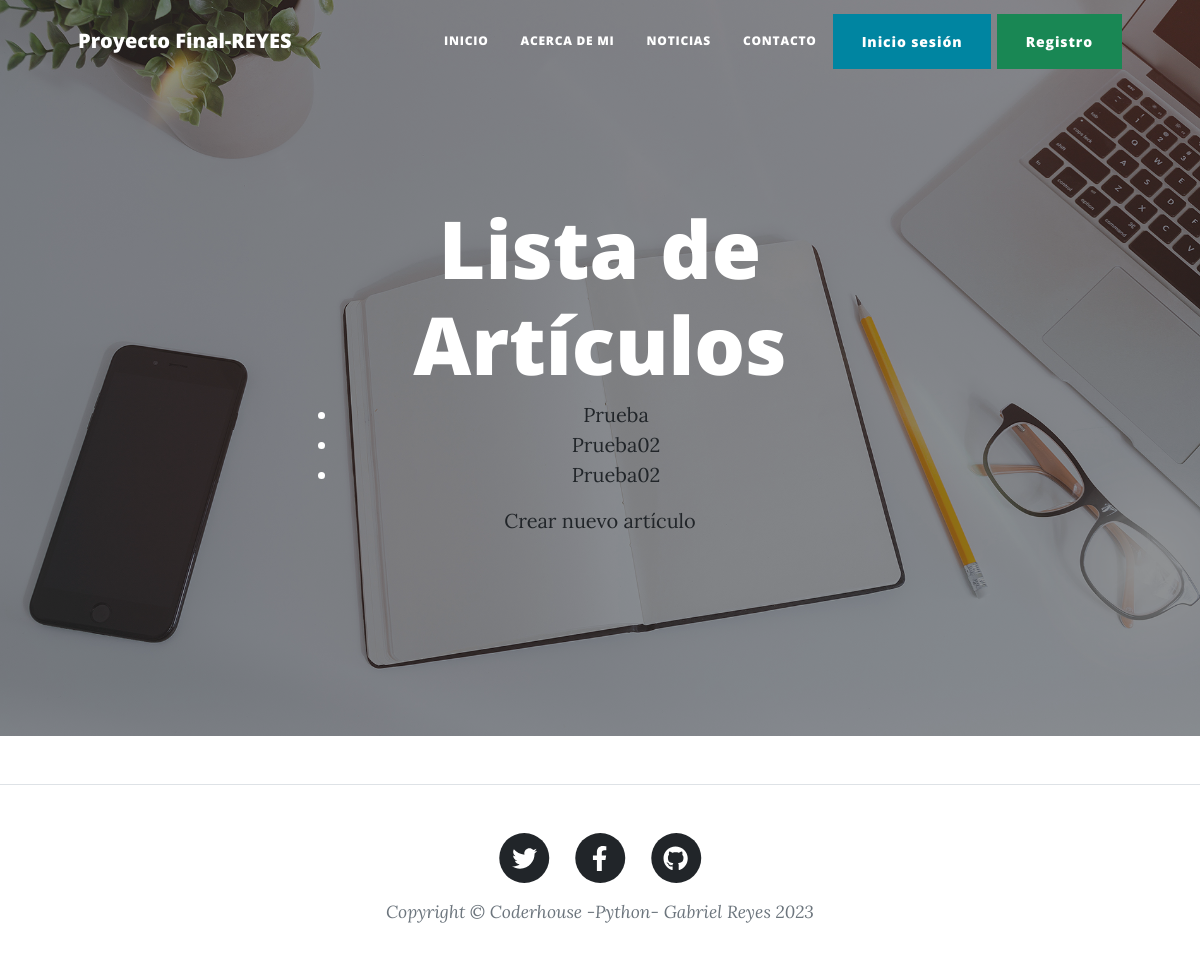
/blog/noticias, run on an earlier commit of the app's database.
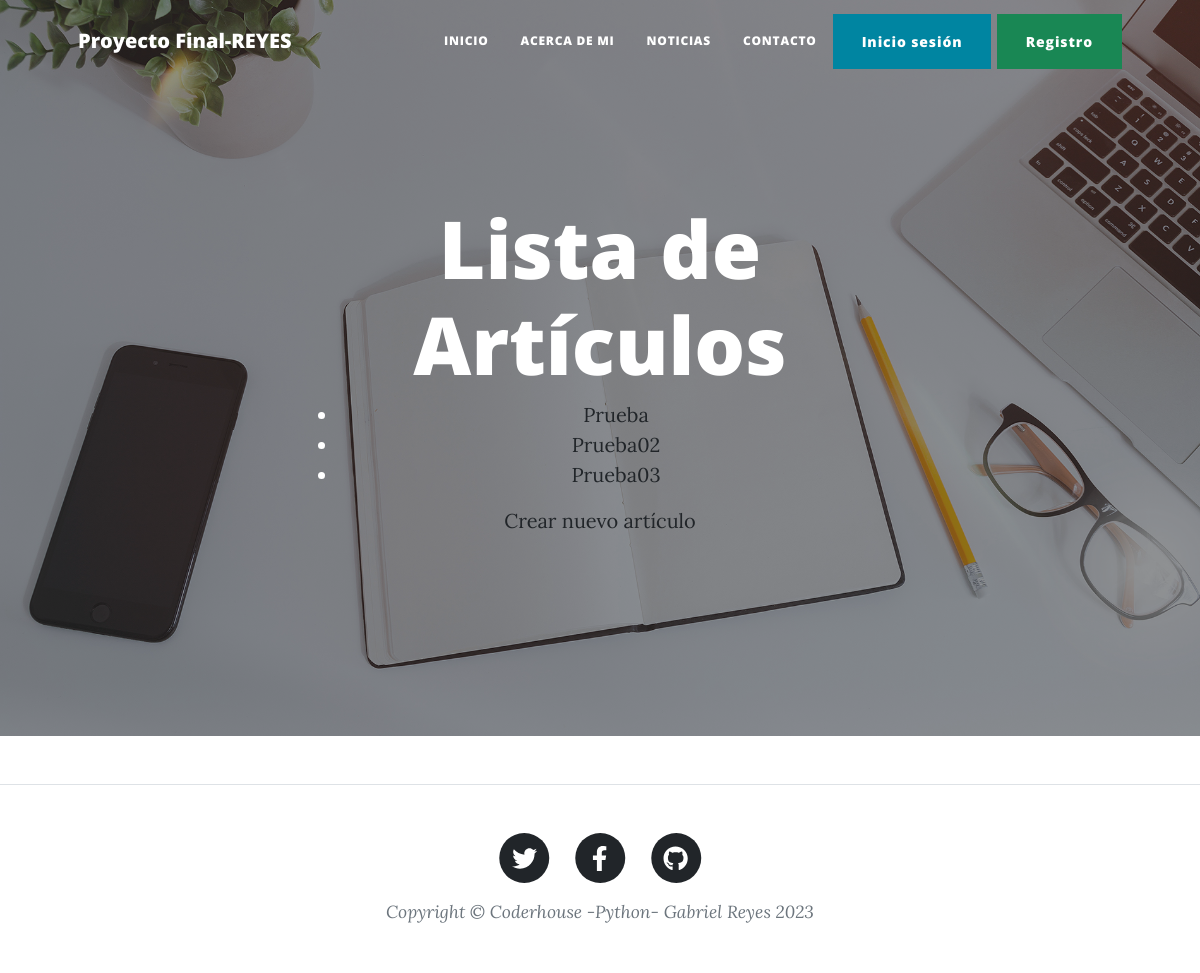
And on a later commit of the database.
### app_blog/models.py (models this page shows, shortened)
class Articulo(models.Model):
    titulo = models.CharField(max_length=200)
    subtitulo = models.CharField(max_length=200)
    contenido = models.TextField(blank=True)
    fecha_publicado = models.DateTimeField(auto_now_add=True)
    autor = models.ForeignKey(User, on_delete=models.CASCADE, related_name='articulos_creados', null=True)
    imagen = models.ImageField(upload_to='images_blog/', null=True, blank=True) # imagen

### app_blog/views.py (the view)
# urls.py: path('noticias', ArticuloListView.as_view(), name='articulo_lista'),
class ArticuloListView(ListView):
    model = Articulo
    template_name = 'articulo_lista.html'
    context_object_name = 'articulos'

### app_blog/templates/app_blog/articulo_list.html (shortened to what this page needs)
{% extends "base.html" %}
{% block titulo-página %}
<h1>Lista de Artículos</h1>
    <ul>
        {% for articulo in articulos %}
            <li><a href="{% url 'articulo_detail' articulo.pk %}">{{ articulo.titulo }}</a></li>
        {% endfor %}
    </ul>
    <a href="{% url 'articulo_crear' %}">Crear nuevo artículo</a>
{% endblock titulo-página %}

### templates_base/base.html (shortened to what this page needs)
{% load static %}
<!DOCTYPE html>
<html lang="es">
    <head>
        <link href="{% static 'css/styles.css' %}" rel="stylesheet" />
    </head>
    <body>
        <nav class="navbar navbar-expand-lg navbar-light" id="mainNav">
            <div class="container px-4 px-lg-5">
                <a class="navbar-brand" href="{% url 'inicio' %}">Proyecto Final-REYES</a>
                <div class="collapse navbar-collapse" id="navbarResponsive">
                    <ul class="navbar-nav ms-auto py-4 py-lg-0">
                        <li class="nav-item"><a class="nav-link px-lg-3 py-3 py-lg-4" href="{% url 'inicio' %}">Inicio</a></li>
                        <li class="nav-item"><a class="nav-link px-lg-3 py-3 py-lg-4" href="#!">Acerca de mi</a></li>
                        <li class="nav-item"><a class="nav-link px-lg-3 py-3 py-lg-4" href="{% url 'articulo_lista' %}">Noticias</a></li>
                        <li class="nav-item"><a class="nav-link px-lg-3 py-3 py-lg-4" href="{% url 'contactar' %}">Contacto</a></li>
                    </ul>
                    <div>
                        {% if user.is_authenticated %}
                        <div class="dropdown">
                            <button class="btn btn-secondary dropdown-toggle" type="button" id="dropdownMenuButton1" data-bs-toggle="dropdown" aria-expanded="false">
                                <div style="display: inline-flex;">
                                    <span>{{ user.username }}</span>
                                </div>
                            </button>
                            <ul class="dropdown-menu" aria-labelledby="dropdownMenuButton1">
                                <li>
                                    <a class="dropdown-item" href="{% url 'editar_perfil' %}">Editar mis datos</a>
                                </li>
                                <li>
                                    <a class="dropdown-item" href="{% url 'agregar_avatar' %}">Agregar avatar</a>
                                </li>
                                <li>
                                    <a class="dropdown-item" href="{% url 'logout' %}"><strong>Cerrar Sesión</strong></a>
                                </li>
                            </ul>
                        </div>
                        {% else %}
                        <a class="btn btn-primary" href="{% url 'login' %}">Inicio sesión</a>
                        <a class="btn btn-success" href="{% url 'registro' %}">Registro</a>
                        {% endif %}
                    </div>
                </div>
            </div>
        </nav>
        <header class="masthead" style="background-image: url('/static/assets/img/home-bg.jpg')">
            <div class="container position-relative px-4 px-lg-5">
                <div class="row gx-4 gx-lg-5 justify-content-center">
                    <div class="col-md-10 col-lg-8 col-xl-7">
                        <div class="site-heading">
                            {% block titulo-página %}{% endblock titulo-página %}
                        </div>
                    </div>
                </div>
            </div>
        </header>
        <footer class="border-top">
            <div class="container px-4 px-lg-5">
                <div class="row gx-4 gx-lg-5 justify-content-center">
                    <div class="col-md-10 col-lg-8 col-xl-7">
                        <ul class="list-inline text-center">
                            <li class="list-inline-item">
                                <a href="#!">
                                    <span class="fa-stack fa-lg">
                                        <i class="fas fa-circle fa-stack-2x"></i>
                                        <i class="fab fa-twitter fa-stack-1x fa-inverse"></i>
                                    </span>
                                </a>
                            </li>
                            <li class="list-inline-item">
                                <a href="#!">
                                    <span class="fa-stack fa-lg">
                                        <i class="fas fa-circle fa-stack-2x"></i>
                                        <i class="fab fa-facebook-f fa-stack-1x fa-inverse"></i>
                                    </span>
                                </a>
                            </li>
                            <li class="list-inline-item">
                                <a href="#!">
                                    <span class="fa-stack fa-lg">
                                        <i class="fas fa-circle fa-stack-2x"></i>
                                        <i class="fab fa-github fa-stack-1x fa-inverse"></i>
                                    </span>
                                </a>
                            </li>
                        </ul>
                        <div class="small text-center text-muted fst-italic">Copyright &copy; Coderhouse -Python- Gabriel Reyes 2023</div>
                    </div>
                </div>
            </div>
        </footer>
    </body>
</html>

What changed in the data, as far as the page shows it:
removed Articulo: titulo "Prueba02"
added Articulo: titulo "Prueba03"
